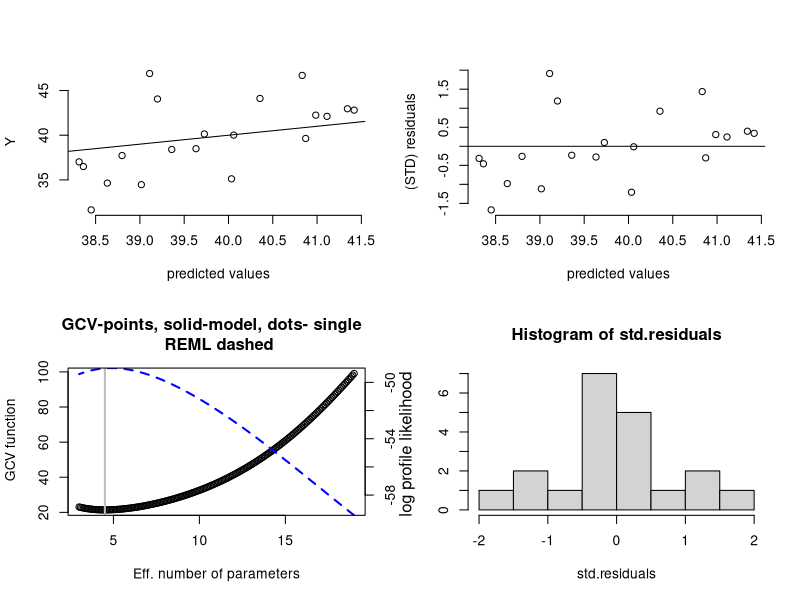
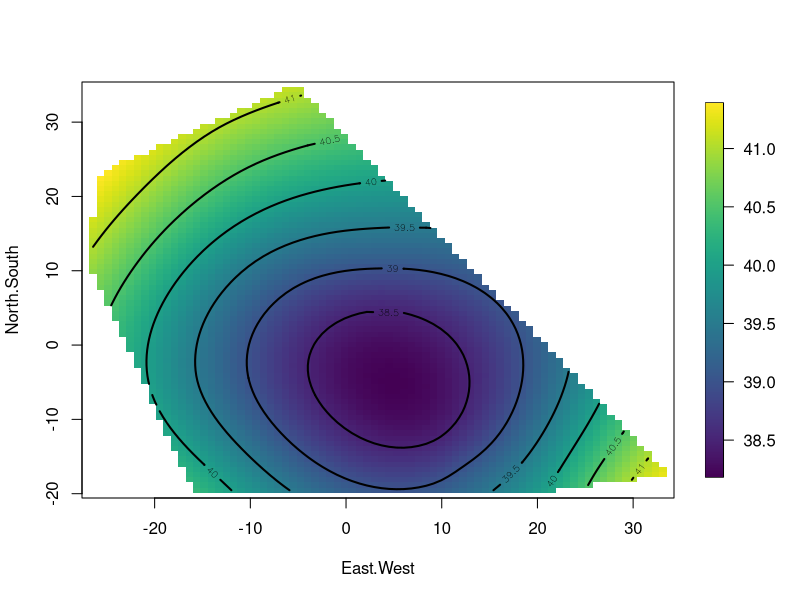
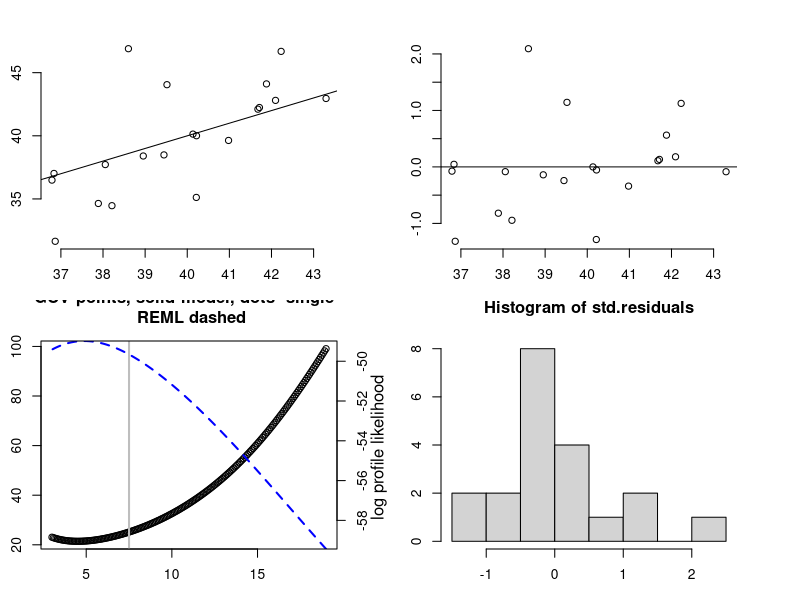
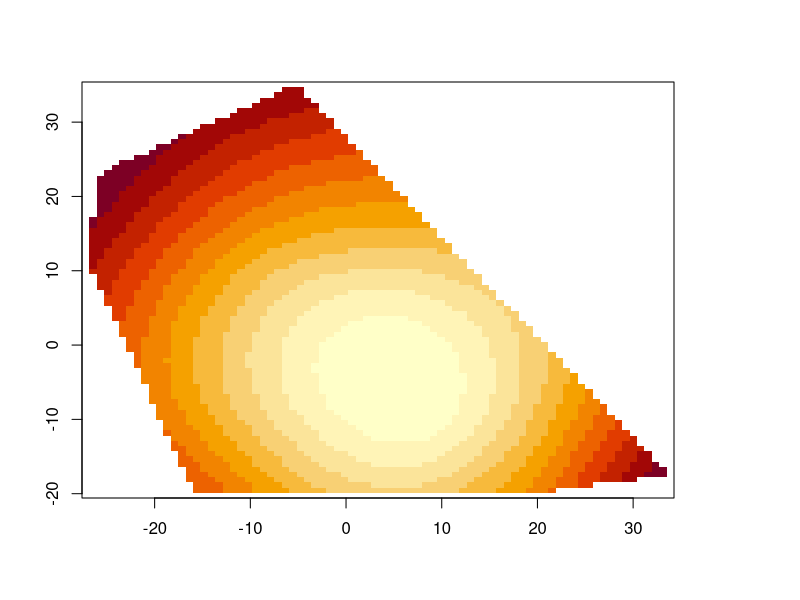
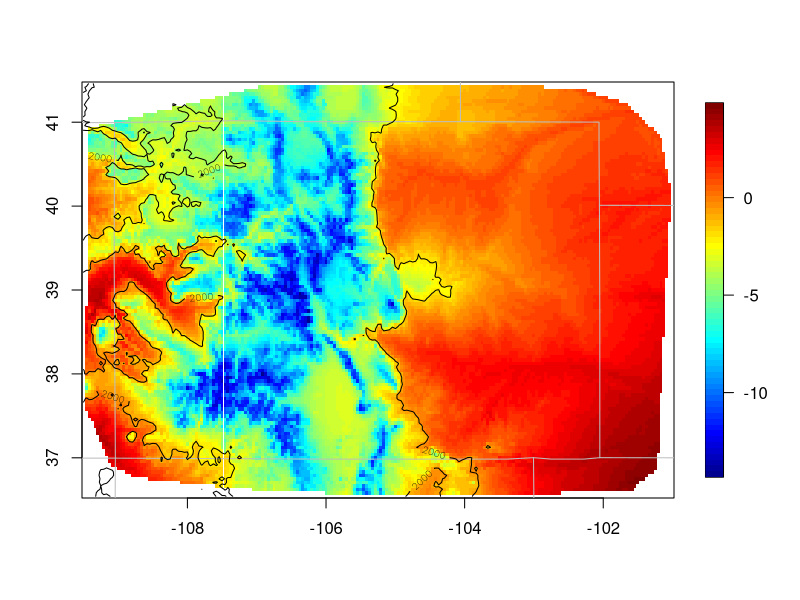
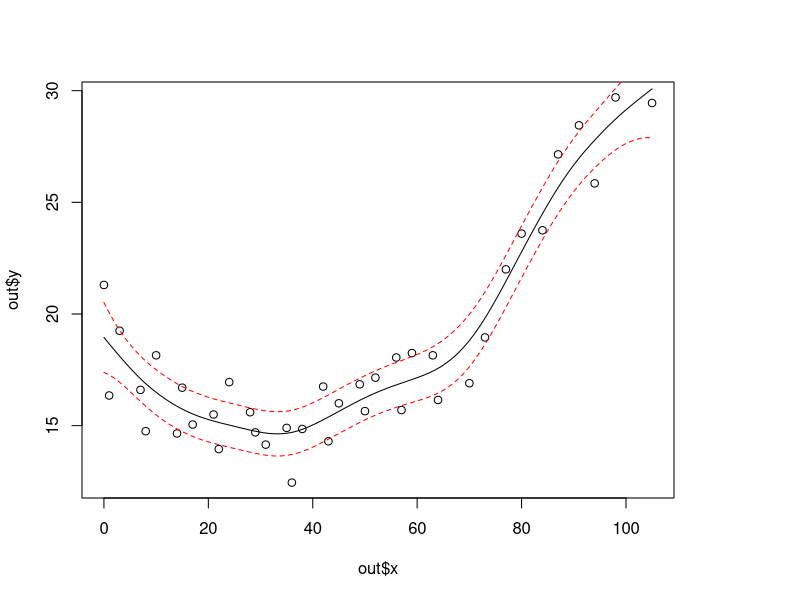
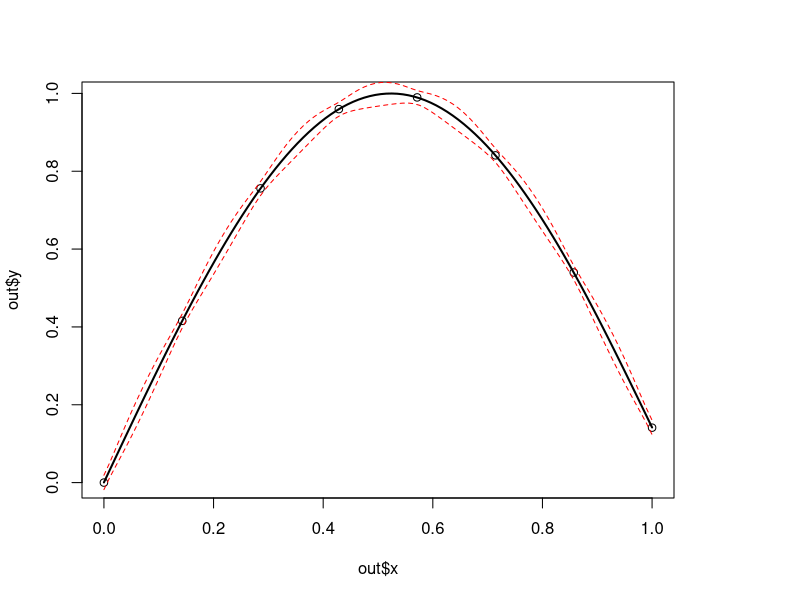
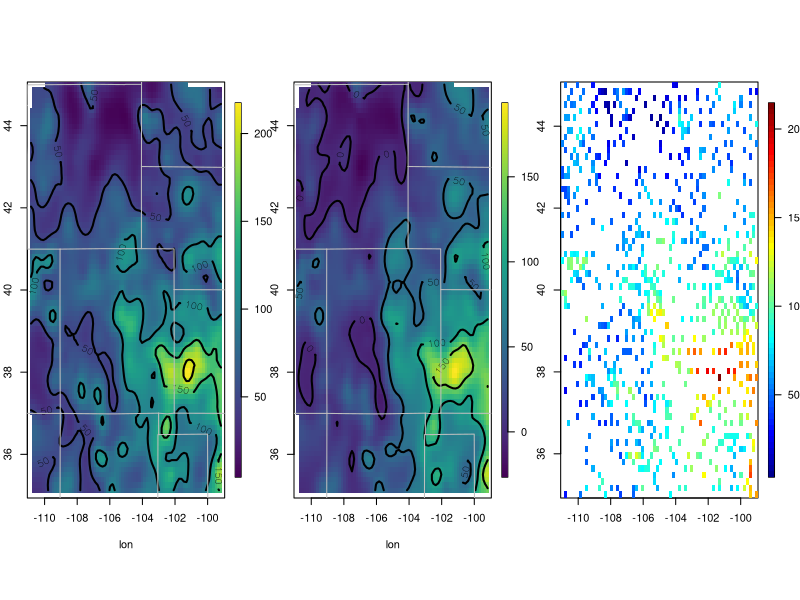

R code for these plots, in order:
## ---- chunk 1
knitr::opts_chunk$set(
  collapse = TRUE,
  comment = "#>", 
  fig.width = 7, 
  fig.height = 5
)
## ---- chunk 2
library(fields)
## ---- chunk 3
str(ChicagoO3)

# 2-d example
fit <- Tps(ChicagoO3$x, ChicagoO3$y) # fits a surface to ozone measurements.

set.panel(2, 2)
plot(fit) # four diagnostic plots of  fit and residuals.
set.panel()

# summary of fit and estiamtes of lambda the smoothing parameter
summary(fit)
surface(fit) # Quick image/contour plot of GCV surface.
## ---- chunk 4
# NOTE: the predict function is quite flexible:
look <- predict(fit, lambda = 2.0)
#  evaluates the estimate at lambda =2.0  _not_ the GCV estimate
#  it does so very efficiently from the Krig fit object.

look <- predict(fit, df = 7.5)
#  evaluates the estimate at the lambda values such that
#  the effective degrees of freedom is 7.5
str(look)
## ---- chunk 5
# Note that the GCV function is still computed and minimized
# but the lambda values used correpsonds to 7.5 df.
fit1 <- Tps(ChicagoO3$x, ChicagoO3$y, df = 7.5)

set.panel(2, 2)
plot(fit1) # four diagnostic plots of  fit and residuals.
# GCV function (lower left) has vertical line at 7.5 df.
set.panel()

# The basic matrix decompositions are the same for
# both fit and fit1 objects.

# predict( fit1) is the same as predict( fit, df=7.5)
# predict( fit1, lambda= fit$lambda) is the same as predict(fit)
# predict onto a grid that matches the ranges of the data.
out.p <- predictSurface(fit)
image(out.p)

# the surface function (e.g. surface( fit)) essentially combines
# the two steps above

# predict at different effective number of parameters
out.p <- predictSurface(fit, df = 10)
## ---- chunk 6
data(COmonthlyMet)
length(CO.tmin.MAM.climate)
# Ipaper::print2(CO.loc, CO.elev, CO.Grid, CO.elevGrid)

# # NOTE to create an 4km elevation grid:
# data(PRISMelevation); 
# CO.elev1 <- crop.image(PRISMelevation, CO.loc)
# CO.Grid1<- CO.elev1[c("x","y")] # then use same grid for the predictions
obj <- Tps(CO.loc, CO.tmin.MAM.climate, Z = CO.elev)

# Note the size of `CO.Grid` and `CO.elevGrid` should be same.
out.p <- predictSurface(obj, CO.Grid, ZGrid = CO.elevGrid)
imagePlot(out.p)
US(add = TRUE, col = "grey")
contour(CO.elevGrid, add = TRUE, levels = c(2000), col = "black")
## ---- chunk 7
out <- Tps(rat.diet$t, rat.diet$trt) # lambda found by GCV
out

plot(out$x, out$y)
xgrid <- seq(min(out$x), max(out$x), , 100)
fhat <- predict(out, xgrid)
lines(xgrid, fhat, )
SE <- predictSE(out, xgrid)
lines(xgrid, fhat + 1.96 * SE, col = "red", lty = 2)
lines(xgrid, fhat - 1.96 * SE, col = "red", lty = 2)

# compare to the (uch faster) B spline algorithm
#  sreg(rat.diet$t, rat.diet$trt)

# Here is a 1-d example with 95 percent  CIs  where sreg would not work:
#  sreg would give the right estimate here but not the right CI's
x <- seq(0, 1, , 8)
y <- sin(3 * x)
out <- Tps(x, y) # lambda found by GCV
plot(out$x, out$y)
xgrid <- seq(min(out$x), max(out$x), , 100)
fhat <- predict(out, xgrid)
lines(xgrid, fhat, lwd = 2)
SE <- predictSE(out, xgrid)
lines(xgrid, fhat + 1.96 * SE, col = "red", lty = 2)
lines(xgrid, fhat - 1.96 * SE, col = "red", lty = 2)
## ---- chunk 8
set.panel(1, 3)
# without elevation covariate
out0 <- Tps(RMprecip$x, RMprecip$y)
surface(out0)
US(add = TRUE, col = "grey")

# with elevation covariate
out <- Tps(RMprecip$x, RMprecip$y, Z = RMprecip$elev)

# NOTE: out$d[4] is the estimated elevation coefficient
# it is easy to get the smooth surface separate from the elevation.
out.p <- predictSurface(out, drop.Z = TRUE)
surface(out.p)
US(add = TRUE, col = "grey")

# and if the estimate is of high resolution and you get by with
# a simple discretizing -- does not work in this case!
quilt.plot(out$x, out$fitted.values)
## ---- chunk 9
# the exact way to do this is evaluate the estimate on a grid where you also have elevations
# An elevation DEM from the PRISM climate data product (4km resolution)
data(RMelevation)

grid.list <- list(x = RMelevation$x, y = RMelevation$y)

# Ipaper::print2(RMelevation, grid.list)

# this is the linear fixed part of the second spatial model:
# lon, lat and elevation
fit.full <- predictSurface(out, grid.list, ZGrid = RMelevation)

fit0 <- predictSurface(out0, grid.list) # without elevation

fit.fixed <- predictSurface(out, grid.list, just.fixed = TRUE, ZGrid = RMelevation) # lon, lat, elev

fit.smooth <- predictSurface(out, grid.list, drop.Z = TRUE) # smooth part + linear lon lat terms

set.panel(2, 2)

image.plot(fit0)
title("First spatial model (without elevation)")

image.plot(fit.fixed)
title("Fixed part: linear(lon, lat, elev)")

image.plot(fit.smooth)
title("Smooth part (smooth + linear(lon, lat))")

US(add = TRUE)
image.plot(fit.full)
title("Full prediction second model")
set.panel()
## ---- chunk 10
str(rat.diet)

fit <- Tps(rat.diet$t, rat.diet$trt)
true <- fit$fitted.values
N <- length(fit$y)
temp <- matrix(NA, ncol = 50, nrow = N)
tau <- fit$tauHat.GCV
for (k in 1:50) {
  ysim <- true + tau * rnorm(N)
  temp[, k] <- predict(fit, y = ysim)
}
matplot(fit$x, temp, type = "l")
## ---- chunk 11
fit <- Tps(BD[, 1:4], BD$lnya, scale.type = "range")
# plots fitted surface and contours
# default is to hold 3rd and 4th fixed at median values
surface(fit)
## ---- chunk 12
# Note: aRange = 3 degrees is a very generous taper range.
# Use some trial `aRange` value with `rdist.nearest` to determine a
# a useful taper. Some empirical studies suggest that in the
# interpolation case in 2 d the taper should be large enough to
# about 20 non zero nearest neighbors for every location.

# m = 2, p = 2m - d = 2
out2 <- fastTps(RMprecip$x, RMprecip$y,
  m = 2, aRange = 3.0,
  profileLambda = FALSE
)

# Note that fastTps produces a object of classes spatialProcess and mKrig
# so one can use all the overloaded functions that are defined for these classes.
# predict, predictSE, plot, sim.spatialProcess
# 
# summary of what happened note estimate of effective degrees of freedom
# profiling on lambda has been turned off to make this run quickly
# but it is suggested that one examines the the profile likelihood over lambda
print(out2)

set.panel(1, 2)
surface(out2)
## ---- chunk 13
fastTps(RMprecip$x, RMprecip$y, m = 2, lon.lat = TRUE, aRange = 210) -> out3
print(out3) # note the effective degrees of freedom is different.
surface(out3)

set.panel()
